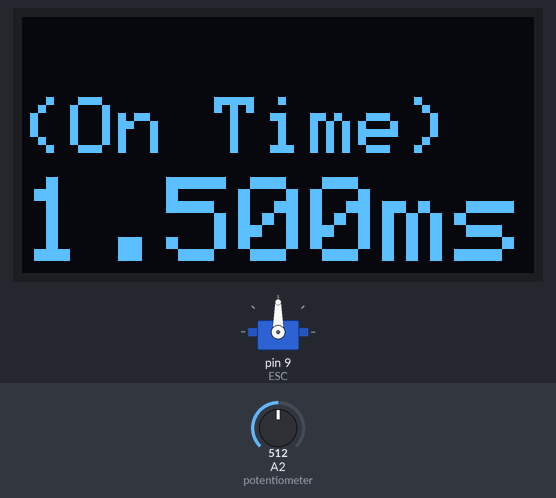
This sketch was run on a simulated Arduino Uno, built with avr-gcc and run on an emulated ATmega328P. On the bench: 128×64 one-colour display, servo. The test bench sets the inputs (shaded band); at power-on: A2 (potentiometer) = 512.

Above: at 1.2 s.
1.3 s: A2 (potentiometer) set to 526
At 1.7 s:
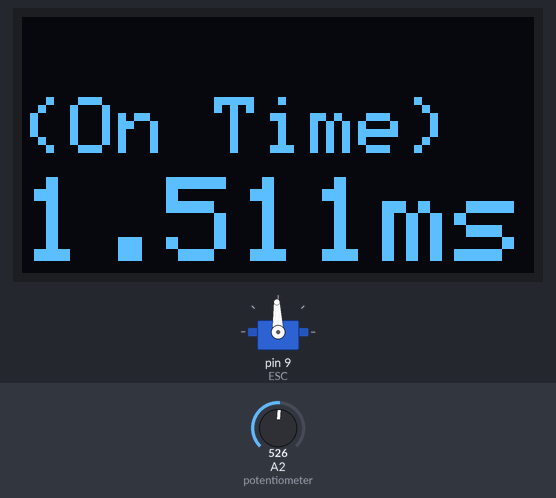
2.9 s: A2 (potentiometer) set to 716
At 3.8 s:
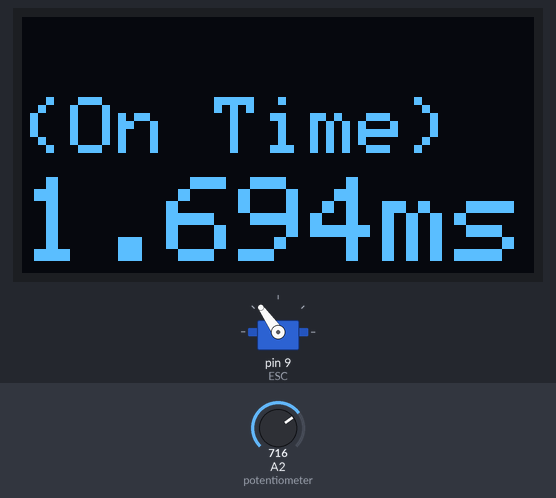
4.5 s: A2 (potentiometer) set to 900
At 5.4 s:
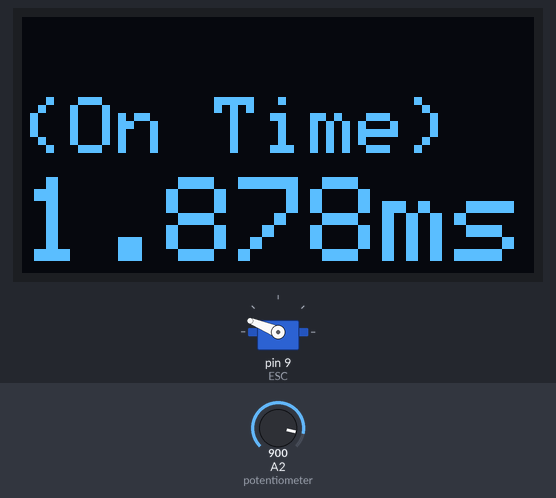
6.0 s: A2 (potentiometer) set to 1023
At 7.0 s:
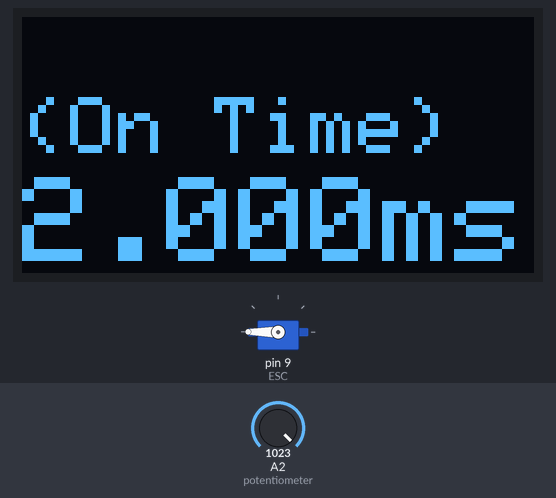
7.6 s: A2 (potentiometer) set to 306
At 8.9 s:
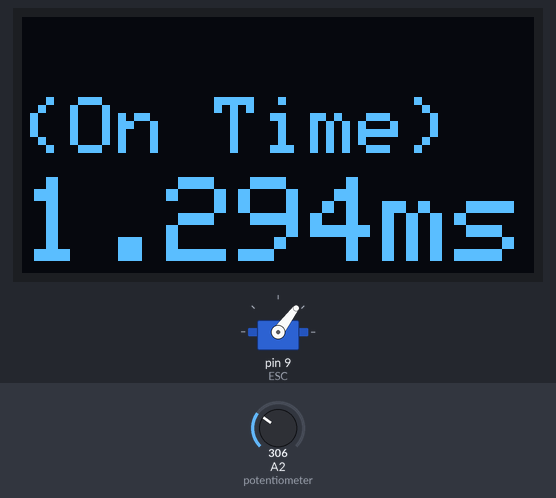
9.2 s: A2 (potentiometer) set to 122
At 10.7 s:
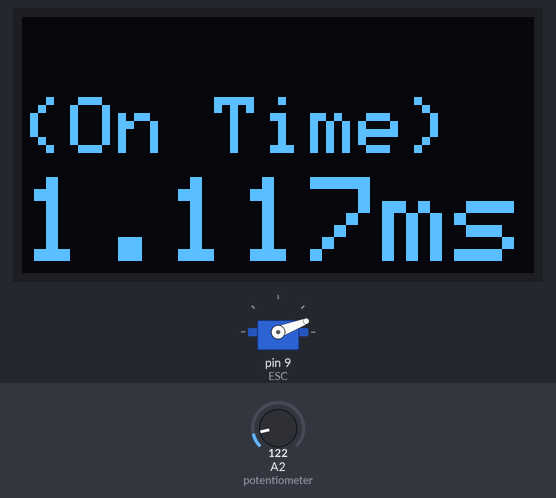
Timing chart, 0 to 11.7 s (numbered marks = the images above; inputs shaded):
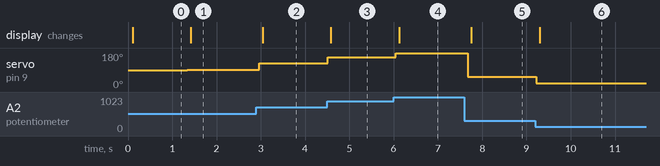

Measured:
- the behaviour switches between 517 and 518 on A2 (potentiometer) (found by bisection; images 0 and 1)
- after the input at 1.3 s, servo on pin 9 (ESC): 90° → 92° at once; the display: changes after 0.11 s (image 1)
- after the input at 2.9 s, servo on pin 9 (ESC): 92° → 125° after 0.06 s; the display: changes after 0.14 s (image 2)
- after the input at 4.5 s, servo on pin 9 (ESC): 125° → 158° at once; the display: changes after 0.08 s (image 3)
- after the input at 6.0 s, servo on pin 9 (ESC): 158° → 180° after 0.05 s; the display: changes after 0.13 s (image 4)
- after the input at 7.6 s, servo on pin 9 (ESC): 180° → 53° after 0.08 s; the display: changes after 0.15 s (image 5)
- after the input at 9.2 s, servo on pin 9 (ESC): 53° → 21° at once; the display: changes after 0.10 s (image 6)

The sketch:

Esc_Tester.ino
```cpp
#include <Servo.h>
#include <Wire.h>
#include <Adafruit_SSD1306.h>
#define SCREEN_WIDTH 128 // OLED display width, in pixels
#define SCREEN_HEIGHT 64 // OLED display height, in pixels

Servo ESC;     // create servo object to control the ESC
int potValue;  // value from the analog pin
int  new_potValue ;
float pulsewidth=0;
// Declaration for an SSD1306 display connected to I2C (SDA, SCL pins)
Adafruit_SSD1306 display(SCREEN_WIDTH, SCREEN_HEIGHT, &Wire, -1);

void setup() {

   if(!display.begin(SSD1306_SWITCHCAPVCC, 0x3C))  // Address 0x3D for 128x64
    delay(2000);
   display.clearDisplay();
   display.setTextColor(WHITE, BLACK);// Display static text
   // Attach the ESC on pin 9
  ESC.attach(9,1000,2000); // (pin, min pulse width, max pulse width in microseconds)
}


void loop() {
  display.clearDisplay();
  display.setCursor(0, 20);
  display.setTextSize(2);
  display.print("(On Time)");
  display.setCursor(0, 40);
  potValue = analogRead(A2);   // reads the value of the potentiometer (value between 0 and 1023)
  new_potValue = map(potValue, 0, 1023, 0, 180);   // scale it to use it with the servo library (value between 0 and 180)

  ESC.write(new_potValue);    // Send the signal to the ESC
  pulsewidth=new_potValue;
  pulsewidth=pulsewidth * 0.005555 + 1;
  display.setTextSize(3);
  display.print(pulsewidth,3);
  display.setCursor(90, 40);
  display.print("ms");
  delay(50);
  display.display();
}
```
